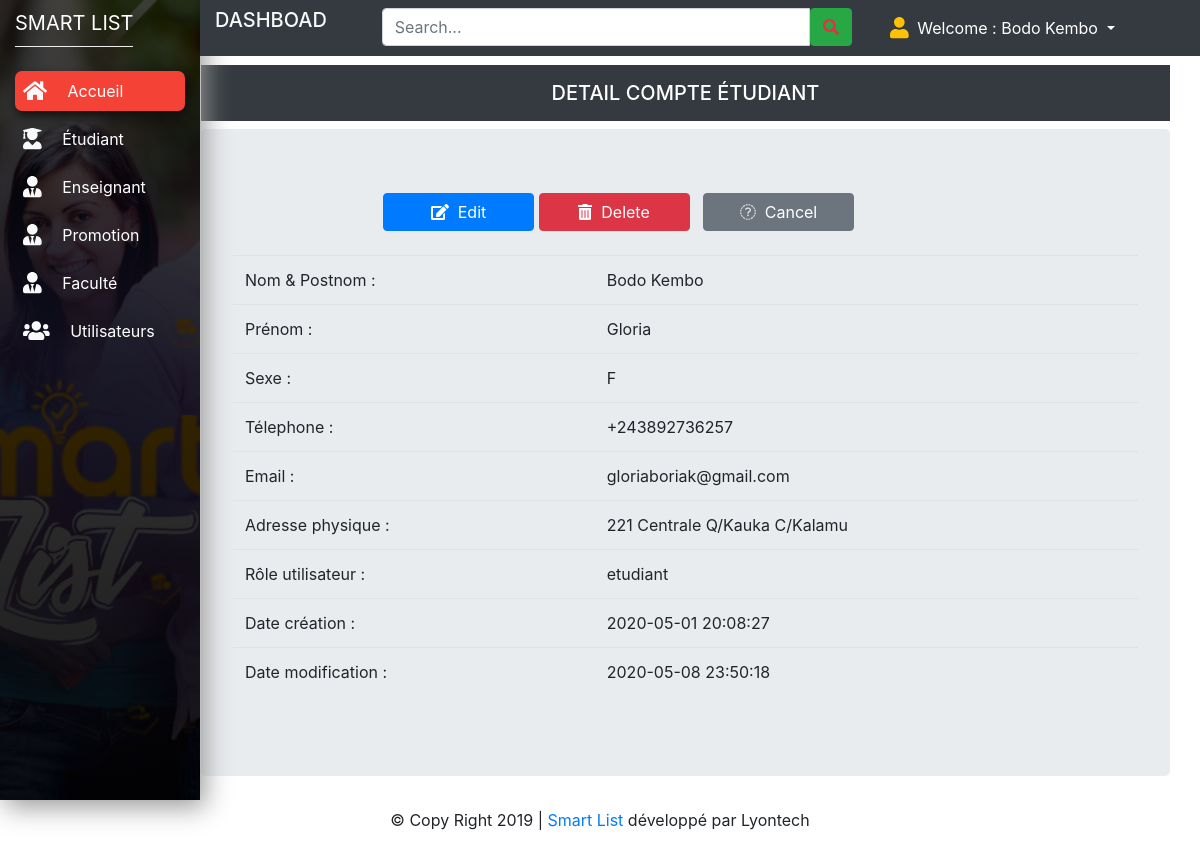
The app's page /pages/admin/dashboard.php?p=detailcomptStd&id=1 (signed in) with its own data.
### tables this page shows
CREATE TABLE `t_comptstd` (
  `idcmptstd` int(11) NOT NULL,
  `idstd` int(11) DEFAULT NULL,
  `role` varchar(20) DEFAULT NULL,
  `tel` varchar(13) NOT NULL,
  `email` varchar(255) NOT NULL,
  `password` varchar(255) DEFAULT NULL,
  `date_at` varchar(20) DEFAULT NULL,
  `date_update` varchar(20) DEFAULT NULL
);

CREATE TABLE `t_student` (
  `idstd` int(11) NOT NULL,
  `name` varchar(100) DEFAULT NULL,
  `prenom` varchar(50) DEFAULT NULL,
  `sexe` varchar(2) DEFAULT NULL,
  `nationalite` varchar(100) DEFAULT NULL,
  `adresse` varchar(100) DEFAULT NULL,
  `datecrea` varchar(20) DEFAULT NULL,
  `date_update` varchar(20) DEFAULT NULL
);

### pages/admin/detailcomptStd.php (the view, shortened to what this page needs)
<?php
require_once('../../app/cnx.php');
$id=isset($_GET['id'])?$_GET['id']:0;
$query = "SELECT *
      FROM t_comptstd
        LEFT JOIN t_student ON t_student.idstd=t_comptstd.idstd
        WHERE t_comptstd.idcmptstd='$id'";
$resultats=$bdd->query($query);
$data = $resultats->fetch();
$name =$data['name'];
$prenom =$data['prenom'];
$sexe =$data['sexe'];
$tel =$data['tel'];
$adress =$data['adresse'];
$email =$data['email'];
$role =$data['role'];
$date =$data['date_at'];
$date_up =$data['date_update'];
?>
<div style="margin-left:15%;width:5000px">
  <h5 class="p-3 mb-2 bg-dark text-white text-center">DETAIL COMPTE ÉTUDIANT</h5>
  <div class="jumbotron" id="div-id-name">
    <div>
      <div style="margin-left:150px;">
        <a class="btn btn btn-primary" style="width:20%" href="dashboard.php?p=editcptstd&id=<?php echo $id?>"><i class="fa fa-edit"></i> &nbsp;Edit</a>
        <a onclick="return confirm('Etes-vous sûr de vouloir supprimer <?php echo $name?> ?')"style="width:20%" class="btn btn btn-danger"
          href="../../app/deletcptstd.php?id=<?php echo $id;?>"><i class="fa fa-trash"></i> &nbsp;Delete</a> &nbsp;
          <a style="width:20%" class="btn btn btn-secondary"
          href="dashboard.php?p=t_comptens"><i class="fa fa-cancel"></i> &nbsp;Cancel</a>
      </div>
        <table class="table" border='0'>
          <tr>
              <td>Nom & Postnom :</td>
              <td></td>
              <td><?= $name; ?> <td>
          </tr>
          <tr>
              <td>Prénom :</td>
              <td></td>
              <td><?= $prenom; ?> <td>
          </tr>
          <tr>
              <td>Sexe :</td>
              <td></td>
              <td><?= $sexe; ?> <td>
          </tr>
          <tr>
              <td>Télephone :</td>
              <td></td>
              <td><?= $tel; ?> <td>
          </tr>
          <tr>
              <td>Email :</td>
              <td></td>
              <td><?= $email; ?> <td>
          </tr>
          <tr>
              <td>Adresse physique :</td>
              <td></td>
              <td><?= $adress; ?> <td>
          </tr>
          <tr>
              <td>Rôle utilisateur :</td>
              <td></td>
              <td><?= $role; ?> <td>
          </tr>
          <tr>
              <td>Date création :</td>
              <td></td>
              <td><?= $date; ?> <td>
          </tr>
          <tr>
              <td>Date modification :</td>
              <td></td>
              <td><?= $date_up; ?> <td>
          </tr>
        </table>
    </div>
</div>
</div>

### css/design.css (style rules this page uses)
* { margin: 0px; padding: 0px; }
body { font-family: 'Montserrat', sans-serif; }

### records on screen
t_comptstd: idstd.name "Bodo Kembo", idstd.prenom "Gloria", idstd.sexe "F", tel "+243892736257", email "gloriaboriak@gmail.com", idstd.adresse "221 Centrale Q/Kauka C/Kalamu", role "etudiant", date_at "2020-05-01 20:08:27", idstd.date_update "2020-05-08 23:50:18"

### other values on screen
$user "Bodo Kembo"
